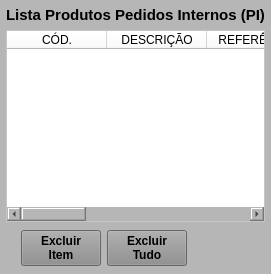
           <widget class="QWidget" name="widget_Cor4" native="true">
            <property name="styleSheet">
             <string notr="true">background-color: rgb(182, 182, 182);</string>
            </property>
            <layout class="QVBoxLayout" name="verticalLayout_3">
             <property name="leftMargin">
              <number>6</number>
             </property>
             <property name="topMargin">
              <number>6</number>
             </property>
             <property name="rightMargin">
              <number>6</number>
             </property>
             <property name="bottomMargin">
              <number>6</number>
             </property>
             <item>
              <widget class="QLabel" name="label_Titulo">
               <property name="maximumSize">
                <size>
                 <width>16777215</width>
                 <height>18</height>
                </size>
               </property>
               <property name="font">
                <font>
                 <pointsize>11</pointsize>
                 <weight>75</weight>
                 <bold>true</bold>
                </font>
               </property>
               <property name="text">
                <string>Lista Produtos Pedidos Internos (PI)</string>
               </property>
               <property name="alignment">
                <set>Qt::AlignCenter</set>
               </property>
              </widget>
             </item>
             <item>
              <widget class="QTableWidget" name="table_PI">
               <property name="sizePolicy">
                <sizepolicy hsizetype="Preferred" vsizetype="Preferred">
                 <horstretch>0</horstretch>
                 <verstretch>0</verstretch>
                </sizepolicy>
               </property>
               <property name="font">
                <font>
                 <pointsize>8</pointsize>
                </font>
               </property>
               <property name="styleSheet">
                <string notr="true">background-color: rgb(255, 255, 255);</string>
               </property>
               <column>
                <property name="text">
                 <string>CÓD.</string>
                </property>
               </column>
               <column>
                <property name="text">
                 <string>DESCRIÇÃO</string>
                </property>
               </column>
               <column>
                <property name="text">
                 <string>REFERÊNCIA</string>
                </property>
               </column>
               <column>
                <property name="text">
                 <string>UM</string>
                </property>
               </column>
               <column>
                <property name="text">
                 <string>QTDE</string>
                </property>
               </column>
               <column>
                <property name="text">
                 <string>ENTREGA</string>
                </property>
               </column>
               <column>
                <property name="text">
                 <string>STATUS</string>
                </property>
               </column>
              </widget>
             </item>
             <item>
              <widget class="QWidget" name="widget_25" native="true">
               <property name="minimumSize">
                <size>
                 <width>0</width>
                 <height>40</height>
                </size>
               </property>
               <property name="maximumSize">
                <size>
                 <width>16777215</width>
                 <height>40</height>
                </size>
               </property>
               <property name="styleSheet">
                <string notr="true"/>
               </property>
               <layout class="QHBoxLayout" name="horizontalLayout_24">
                <property name="spacing">
                 <number>6</number>
                </property>
                <property name="leftMargin">
                 <number>15</number>
                </property>
                <property name="topMargin">
                 <number>2</number>
                </property>
                <property name="rightMargin">
                 <number>15</number>
                </property>
                <property name="bottomMargin">
                 <number>2</number>
                </property>
                <item>
                 <widget class="QPushButton" name="btn_ExcluirItem">
                  <property name="sizePolicy">
                   <sizepolicy hsizetype="Fixed" vsizetype="Preferred">
                    <horstretch>0</horstretch>
                    <verstretch>0</verstretch>
                   </sizepolicy>
                  </property>
                  <property name="minimumSize">
                   <size>
                    <width>80</width>
                    <height>0</height>
                   </size>
                  </property>
                  <property name="maximumSize">
                   <size>
                    <width>80</width>
                    <height>16777215</height>
                   </size>
                  </property>
                  <property name="font">
                   <font>
                    <pointsize>9</pointsize>
                    <weight>75</weight>
                    <bold>true</bold>
                   </font>
                  </property>
                  <property name="cursor">
                   <cursorShape>PointingHandCursor</cursorShape>
                  </property>
                  <property name="layoutDirection">
                   <enum>Qt::LeftToRight</enum>
                  </property>
                  <property name="autoFillBackground">
                   <bool>false</bool>
                  </property>
                  <property name="styleSheet">
                   <string notr="true">background-color: rgb(141, 141, 141);</string>
                  </property>
                  <property name="text">
                   <string>Excluir
Item</string>
                  </property>
                  <property name="checkable">
                   <bool>false</bool>
                  </property>
                  <property name="autoDefault">
                   <bool>false</bool>
                  </property>
                  <property name="default">
                   <bool>false</bool>
                  </property>
                  <property name="flat">
                   <bool>false</bool>
                  </property>
                 </widget>
                </item>
                <item>
                 <widget class="QPushButton" name="btn_ExcluirTudo">
                  <property name="sizePolicy">
                   <sizepolicy hsizetype="Fixed" vsizetype="Preferred">
                    <horstretch>0</horstretch>
                    <verstretch>0</verstretch>
                   </sizepolicy>
                  </property>
                  <property name="minimumSize">
                   <size>
                    <width>80</width>
                    <height>0</height>
                   </size>
                  </property>
                  <property name="maximumSize">
                   <size>
                    <width>80</width>
                    <height>16777215</height>
                   </size>
                  </property>
                  <property name="font">
                   <font>
                    <pointsize>9</pointsize>
                    <weight>75</weight>
                    <bold>true</bold>
                   </font>
                  </property>
                  <property name="cursor">
                   <cursorShape>PointingHandCursor</cursorShape>
                  </property>
                  <property name="layoutDirection">
                   <enum>Qt::LeftToRight</enum>
                  </property>
                  <property name="autoFillBackground">
                   <bool>false</bool>
                  </property>
                  <property name="styleSheet">
                   <string notr="true">background-color: rgb(141, 141, 141);</string>
                  </property>
                  <property name="text">
                   <string>Excluir
Tudo</string>
                  </property>
                  <property name="checkable">
                   <bool>false</bool>
                  </property>
                  <property name="autoDefault">
                   <bool>false</bool>
                  </property>
                  <property name="default">
                   <bool>false</bool>
                  </property>
                  <property name="flat">
                   <bool>false</bool>
                  </property>
                 </widget>
                </item>
                <item>
                 <widget class="QLabel" name="label_40">
                  <property name="text">
                   <string/>
                  </property>
                 </widget>
                </item>
               </layout>
              </widget>
             </item>
            </layout>
           </widget>
